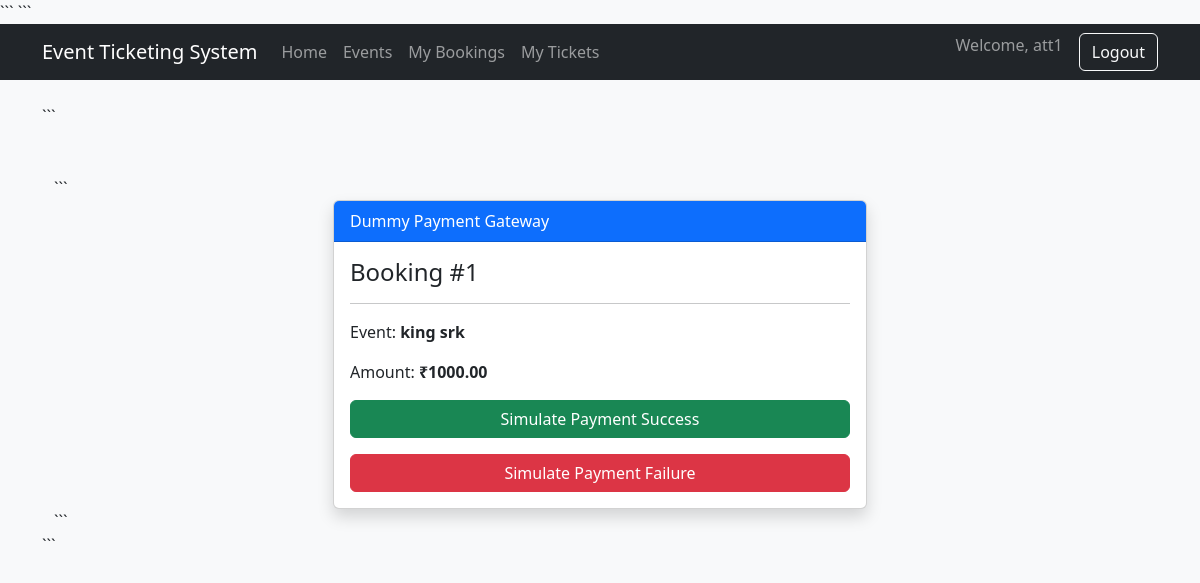
The app's page /payment/1/ (signed in) with its own data.
### users/models.py (models this page shows, shortened)
class User(AbstractUser):
    ORGANIZER = "ORGANIZER"
    ATTENDEE = "ATTENDEE"
    ROLE_CHOICES = (
        (ORGANIZER, "Organizer"),
        (ATTENDEE, "Attendee"),
    )
    role = models.CharField(
        max_length=20,
        choices=ROLE_CHOICES
    )

### bookings/models.py (models this page shows, shortened)
class Booking(models.Model):
    STATUS_CHOICES = (
        ("PENDING", "Pending"),
        ("CONFIRMED", "Confirmed"),
        ("FAILED", "Failed"),
        ("CANCELLED", "Cancelled"),
    )
    user = models.ForeignKey(
        settings.AUTH_USER_MODEL,
        on_delete=models.CASCADE,
        related_name="bookings"
    )
    event = models.ForeignKey(
        Event,
        on_delete=models.CASCADE,
        related_name="bookings"
    )
    ticket_category = models.ForeignKey(
        TicketCategory,
        on_delete=models.CASCADE,
        related_name="bookings"
    )
    quantity = models.PositiveIntegerField()
    total_amount = models.DecimalField(
        max_digits=10,
        decimal_places=2
    )
    status = models.CharField(
        max_length=20,
        choices=STATUS_CHOICES,
        default="PENDING"
    )
    created_at = models.DateTimeField(
        auto_now_add=True
    )
    updated_at = models.DateTimeField(
        auto_now=True
    )

### events/models.py (models this page shows, shortened)
class Event(models.Model):
    STATUS_CHOICES = (
        ("ACTIVE", "Active"),
        ("CANCELLED", "Cancelled"),
    )
    organizer = models.ForeignKey(
        settings.AUTH_USER_MODEL,
        on_delete=models.CASCADE,
        related_name="events"
    )
    venue = models.ForeignKey(
        Venue,
        on_delete=models.CASCADE,
        related_name="events"
    )
    title = models.CharField(
        max_length=255
    )
    description = models.TextField()
    start_time = models.DateTimeField()
    end_time = models.DateTimeField()
    status = models.CharField(
        max_length=20,
        choices=STATUS_CHOICES,
        default="ACTIVE"
    )
    created_at = models.DateTimeField(
        auto_now_add=True
    )
    updated_at = models.DateTimeField(
        auto_now=True
    )

### ui/views.py (the view, shortened to what this page needs)
@login_required
def payment_page(
    request,
    booking_id
):
    booking = get_object_or_404(
        Booking,
        id=booking_id,
        user=request.user
    )
    if request.method == "GET":
        return render(
            request,
            "attendee/payment.html",
            {
                "booking": booking
            }
        )

### templates/attendee/payment.html (shortened to what this page needs)
{% extends "base.html" %}
{% block content %}
<div class="container mt-5">
```
<div class="row justify-content-center">
    <div class="col-md-6">
        <div class="card shadow">
            <div class="card-header bg-primary text-white">
                Dummy Payment Gateway
            </div>
            <div class="card-body">
                <h4>
                    Booking #{{ booking.id }}
                </h4>
                <hr>
                <p>
                    Event:
                    <strong>
                        {{ booking.event.title }}
                    </strong>
                </p>
                <p>
                    Amount:
                    <strong>
                        ₹{{ booking.total_amount }}
                    </strong>
                </p>
                <form method="POST">
                    <button
                        name="payment_result"
                        value="SUCCESS"
                        class="btn btn-success w-100 mb-3"
                    >
                        Simulate Payment Success
                    </button>
                    <button
                        name="payment_result"
                        value="FAILED"
                        class="btn btn-danger w-100"
                    >
                        Simulate Payment Failure
                    </button>
                </form>
            </div>
        </div>
    </div>
</div>
```
</div>
{% endblock %}

### templates/base.html (shortened to what this page needs)
<!DOCTYPE html>
<html lang="en">
<head>
<link href="https://cdn.jsdelivr.net/npm/bootstrap@5.3.8/dist/css/bootstrap.min.css" rel="stylesheet">
```
</head>
<body>
<nav class="navbar navbar-expand-lg navbar-dark bg-dark">
    <div class="container">
        <a
            class="navbar-brand"
            href="/"
        >
            Event Ticketing System
        </a>
        <div
            class="collapse navbar-collapse"
            id="navbarNav"
        >
            <ul class="navbar-nav me-auto">
                <li class="nav-item">
                    <a
                        class="nav-link"
                        href="/"
                    >
                        Home
                    </a>
                </li>
                <li class="nav-item">
                    <a
                        class="nav-link"
                        href="{% url 'events' %}"
                    >
                        Events
                    </a>
                </li>
                {% if user.is_authenticated %}
                <li class="nav-item">
                    <a
                        class="nav-link"
                        href="{% url 'my-bookings' %}"
                    >
                        My Bookings
                    </a>
                </li>
                <li class="nav-item">
                    <a
                        class="nav-link"
                        href="{% url 'my-tickets' %}"
                    >
                        My Tickets
                    </a>
                </li>
                {% endif %}
            </ul>
            <ul class="navbar-nav">
                {% if user.is_authenticated %}
                <li class="nav-item">
                    <span
                        class="navbar-text me-3"
                    >
                        Welcome,
                        {{ user.username }}
                    </span>
                </li>
                <li class="nav-item">
                    <a
                        class="btn btn-outline-light"
                        href="{% url 'logout' %}"
                    >
                        Logout
                    </a>
                </li>
                {% endif %}
            </ul>
        </div>
    </div>
</nav>
<div class="container py-4">
```
{% block content %}
{% endblock %}
```
</div>
</body>
</html>

### templates/base.html (style rules this page uses)
body { background:#f8f9fa; }

### records on screen
User: username "att1"
Booking: id "1", event "king srk", total_amount "1000.00"
